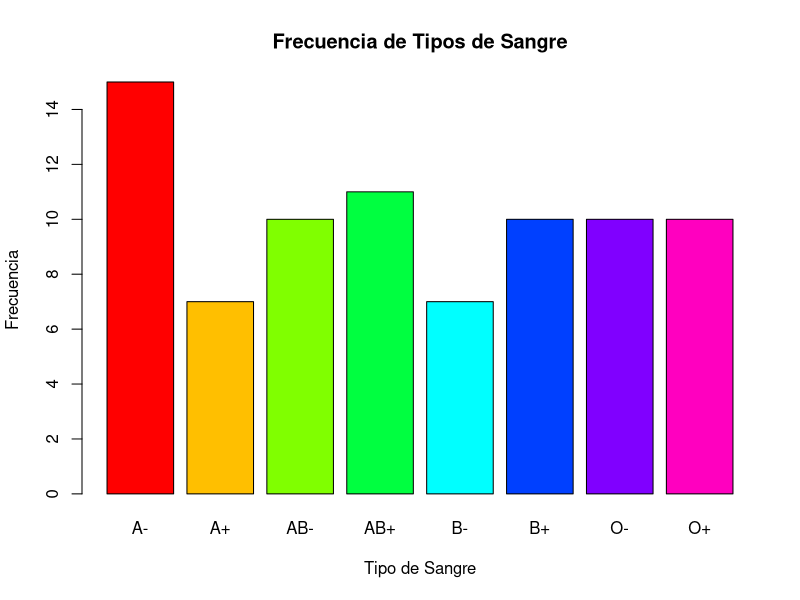
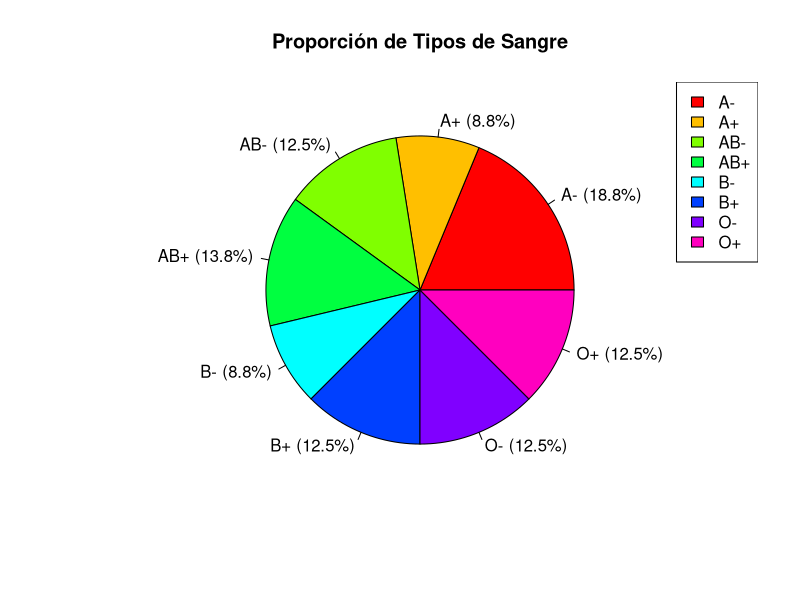

The R source for these figures, in order:
## ---- chunk 1
tipo_de_sangre <- c("A-", "AB-", "AB+", "B+", "O-", "O+", "B+", "A-", "O-", "B-", "A-", "A-", "O+", "A+",
 "O+", "AB+", "B+", "AB+", "AB-", "B-", "O-", "O+", "B+", "O+", "O+", "O+", "A+", "O-", "AB-", "A-", "B+",
 "O-", "B-", "A-", "A-", "AB-", "B+", "AB-", "A-", "B+", "A-", "AB-", "O-", "AB+", "B+", "O+", "B-", "O-", "A-",
 "AB-", "O+", "AB+", "AB+", "B+", "O-", "AB+", "AB+", "AB-", "A-", "O-", "AB+", "AB+", "A+", "A+",
 "O+", "B+", "AB-", "O-", "A-", "A+", "A+", "B-", "B-", "B-", "A+", "A-", "AB-", "A-", "A-", "AB+")
               
## ---- chunk 2
frecuencia_sangre <- table(tipo_de_sangre)
print("Frecuencia absoluta del tipo de sangre:")
print(frecuencia_sangre)
## ---- chunk 3
proporciones_sangre <- prop.table(frecuencia_sangre)
print("Proporciones del tipo de sangre:")
print(proporciones_sangre)
## ---- chunk 4
frecuencia_maxima_sangre <- max(frecuencia_sangre)
frecuencia_minima_sangre <- min(frecuencia_sangre)
print(paste("Frecuencia máxima:", frecuencia_maxima_sangre))
print(paste("Frecuencia mínima:", frecuencia_minima_sangre))
## ---- chunk 5
barplot(frecuencia_sangre,
        main = "Frecuencia de Tipos de Sangre",
        xlab = "Tipo de Sangre",
        ylab = "Frecuencia",
        col = rainbow(length(frecuencia_sangre)))
## ---- chunk 6
porcentajes_sangre <- round(proporciones_sangre * 100, 1)
pie(frecuencia_sangre,
    labels = paste(names(frecuencia_sangre), " (", porcentajes_sangre, "%)", sep = ""),
    main = "Proporción de Tipos de Sangre",
    col = rainbow(length(frecuencia_sangre)))
legend("topright",
       legend = names(frecuencia_sangre),
       fill = rainbow(length(frecuencia_sangre)))
